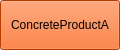
<?xml version="1.0" encoding="UTF-8"?>
<ui version="4.0">
 <class>ConcreteProductA</class>
 <widget class="QWidget" name="ConcreteProductA">
  <property name="geometry">
   <rect>
    <x>0</x>
    <y>0</y>
    <width>120</width>
    <height>50</height>
   </rect>
  </property>
  <property name="windowTitle">
   <string>Form</string>
  </property>
  <widget class="QPushButton" name="pushButton">
   <property name="geometry">
    <rect>
     <x>0</x>
     <y>0</y>
     <width>120</width>
     <height>50</height>
    </rect>
   </property>
   <property name="styleSheet">
    <string notr="true">background-color: rgb(255, 85, 0);</string>
   </property>
   <property name="text">
    <string>ConcreteProductA</string>
   </property>
  </widget>
 </widget>
 <resources/>
 <connections/>
</ui>
